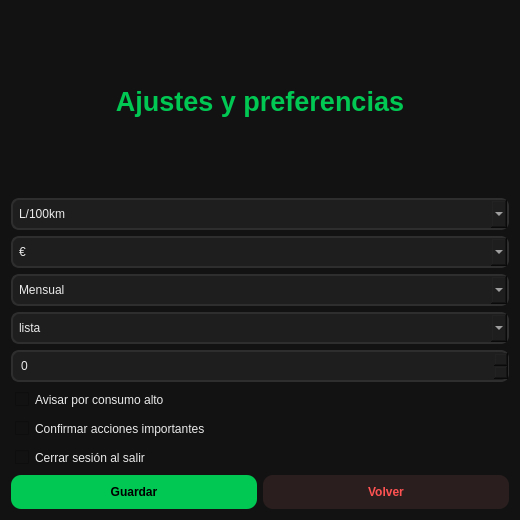
<?xml version="1.0" encoding="UTF-8"?>
<ui version="4.0">
 <class>AjustesView</class>
 <widget class="QWidget" name="AjustesView">
  <property name="geometry">
   <rect>
    <x>0</x>
    <y>0</y>
    <width>520</width>
    <height>520</height>
   </rect>
  </property>
  <property name="windowTitle">
   <string>Ajustes</string>
  </property>

  <property name="styleSheet">
   <string>
QWidget {
    background-color: #121212;
    color: #eaeaea;
    font-family: Segoe UI;
}

QLabel#labelTitulo {
    color: #00c853;
}

QComboBox, QSpinBox {
    background-color: #1e1e1e;
    border: 2px solid #2e2e2e;
    border-radius: 8px;
    padding: 6px;
}

QCheckBox {
    padding: 4px;
}

QPushButton {
    background-color: #00c853;
    border-radius: 10px;
    padding: 10px;
    font-weight: bold;
    color: #000000;
}

QPushButton#btnVolver {
    background-color: #2a1e1e;
    color: #ff5252;
}
   </string>
  </property>

  <layout class="QVBoxLayout">

   <item>
    <widget class="QLabel" name="labelTitulo">
     <property name="text">
      <string>Ajustes y preferencias</string>
     </property>
     <property name="alignment">
      <set>Qt::AlignCenter</set>
     </property>
     <property name="font">
      <font>
       <pointsize>20</pointsize>
       <bold>true</bold>
      </font>
     </property>
    </widget>
   </item>

   <item>
    <widget class="QComboBox" name="comboUnidadConsumo">
     <item><property name="text"><string>L/100km</string></property></item>
     <item><property name="text"><string>km/L</string></property></item>
    </widget>
   </item>

   <item>
    <widget class="QComboBox" name="comboFormatoPrecio">
     <item><property name="text"><string>€</string></property></item>
     <item><property name="text"><string>$</string></property></item>
    </widget>
   </item>

   <item>
    <widget class="QComboBox" name="comboPeriodo">
     <item><property name="text"><string>Mensual</string></property></item>
     <item><property name="text"><string>Anual</string></property></item>
    </widget>
   </item>

   <item>
    <widget class="QComboBox" name="comboVista">
     <item><property name="text"><string>lista</string></property></item>
     <item><property name="text"><string>grafica</string></property></item>
    </widget>
   </item>

   <item>
    <widget class="QSpinBox" name="spinAvisoKm">
     <property name="maximum">
      <number>100000</number>
     </property>
    </widget>
   </item>

   <item>
    <widget class="QCheckBox" name="checkAvisoConsumo">
     <property name="text">
      <string>Avisar por consumo alto</string>
     </property>
    </widget>
   </item>

   <item>
    <widget class="QCheckBox" name="checkConfirmar">
     <property name="text">
      <string>Confirmar acciones importantes</string>
     </property>
    </widget>
   </item>

   <item>
    <widget class="QCheckBox" name="checkCerrarSesion">
     <property name="text">
      <string>Cerrar sesión al salir</string>
     </property>
    </widget>
   </item>

   <item>
    <layout class="QHBoxLayout">
     <item>
      <widget class="QPushButton" name="btnGuardar">
       <property name="text">
        <string>Guardar</string>
       </property>
      </widget>
     </item>
     <item>
      <widget class="QPushButton" name="btnVolver">
       <property name="text">
        <string>Volver</string>
       </property>
      </widget>
     </item>
    </layout>
   </item>

  </layout>
 </widget>
 <resources/>
 <connections/>
</ui>
